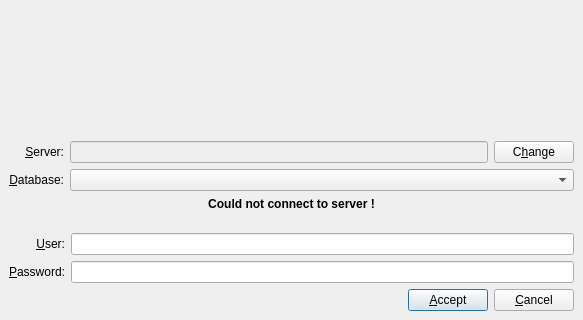
<ui version="4.0" >
 <class>LoginDialog</class>
 <widget class="QDialog" name="LoginDialog" >
  <property name="windowModality" >
   <enum>Qt::WindowModal</enum>
  </property>
  <property name="geometry" >
   <rect>
    <x>0</x>
    <y>0</y>
    <width>583</width>
    <height>320</height>
   </rect>
  </property>
  <property name="sizePolicy" >
   <sizepolicy vsizetype="Fixed" hsizetype="Fixed" >
    <horstretch>0</horstretch>
    <verstretch>0</verstretch>
   </sizepolicy>
  </property>
  <property name="windowTitle" >
   <string>Login</string>
  </property>
  <property name="windowIcon" >
   <iconset>
   </iconset>
  </property>
  <layout class="QVBoxLayout" >
   <property name="spacing" >
    <number>6</number>
   </property>
   <property name="margin" >
    <number>9</number>
   </property>
   <item>
    <widget class="QLabel" name="label_5" >
     <property name="text" >
      <string/>
     </property>
     <property name="pixmap" >
      <pixmap resource="common.qrc" >:/images/images/tinyerp.png</pixmap>
     </property>
     <property name="alignment" >
      <set>Qt::AlignCenter</set>
     </property>
    </widget>
   </item>
   <item>
    <spacer>
     <property name="orientation" >
      <enum>Qt::Vertical</enum>
     </property>
     <property name="sizeHint" stdset="0" >
      <size>
       <width>20</width>
       <height>16</height>
      </size>
     </property>
    </spacer>
   </item>
   <item>
    <layout class="QGridLayout" >
     <property name="margin" >
      <number>0</number>
     </property>
     <property name="spacing" >
      <number>6</number>
     </property>
     <item row="0" column="1" >
      <widget class="QLineEdit" name="uiServer" >
       <property name="enabled" >
        <bool>false</bool>
       </property>
       <property name="focusPolicy" >
        <enum>Qt::NoFocus</enum>
       </property>
       <property name="readOnly" >
        <bool>true</bool>
       </property>
      </widget>
     </item>
     <item row="1" column="1" colspan="2" >
      <widget class="QComboBox" name="uiDatabase" />
     </item>
     <item row="1" column="0" >
      <widget class="QLabel" name="label_2" >
       <property name="text" >
        <string>&amp;Database:</string>
       </property>
       <property name="alignment" >
        <set>Qt::AlignRight|Qt::AlignTrailing|Qt::AlignVCenter</set>
       </property>
       <property name="buddy" >
        <cstring>uiDatabase</cstring>
       </property>
      </widget>
     </item>
     <item row="0" column="2" >
      <widget class="QPushButton" name="pushChange" >
       <property name="text" >
        <string>C&amp;hange</string>
       </property>
       <property name="icon" >
        <iconset resource="common.qrc" >
         <normaloff>:/images/images/configure.png</normaloff>:/images/images/configure.png</iconset>
       </property>
      </widget>
     </item>
     <item row="0" column="0" >
      <widget class="QLabel" name="label" >
       <property name="text" >
        <string>&amp;Server:</string>
       </property>
       <property name="alignment" >
        <set>Qt::AlignRight|Qt::AlignTrailing|Qt::AlignVCenter</set>
       </property>
       <property name="buddy" >
        <cstring>pushChange</cstring>
       </property>
      </widget>
     </item>
    </layout>
   </item>
   <item>
    <widget class="QLabel" name="uiNoConnection" >
     <property name="text" >
      <string>&lt;b>Could not connect to server !&lt;/b></string>
     </property>
     <property name="alignment" >
      <set>Qt::AlignCenter</set>
     </property>
    </widget>
   </item>
   <item>
    <spacer>
     <property name="orientation" >
      <enum>Qt::Vertical</enum>
     </property>
     <property name="sizeType" >
      <enum>QSizePolicy::Minimum</enum>
     </property>
     <property name="sizeHint" stdset="0" >
      <size>
       <width>382</width>
       <height>16</height>
      </size>
     </property>
    </spacer>
   </item>
   <item>
    <layout class="QGridLayout" >
     <property name="margin" >
      <number>0</number>
     </property>
     <property name="spacing" >
      <number>6</number>
     </property>
     <item row="0" column="1" >
      <widget class="QLineEdit" name="uiUserName" />
     </item>
     <item row="1" column="0" >
      <widget class="QLabel" name="label_4" >
       <property name="sizePolicy" >
        <sizepolicy vsizetype="Fixed" hsizetype="Preferred" >
         <horstretch>0</horstretch>
         <verstretch>0</verstretch>
        </sizepolicy>
       </property>
       <property name="text" >
        <string>&amp;Password:</string>
       </property>
       <property name="alignment" >
        <set>Qt::AlignRight|Qt::AlignTrailing|Qt::AlignVCenter</set>
       </property>
       <property name="buddy" >
        <cstring>uiPassword</cstring>
       </property>
      </widget>
     </item>
     <item row="1" column="1" >
      <widget class="QLineEdit" name="uiPassword" >
       <property name="echoMode" >
        <enum>QLineEdit::Password</enum>
       </property>
      </widget>
     </item>
     <item row="0" column="0" >
      <widget class="QLabel" name="label_3" >
       <property name="sizePolicy" >
        <sizepolicy vsizetype="Fixed" hsizetype="Preferred" >
         <horstretch>0</horstretch>
         <verstretch>0</verstretch>
        </sizepolicy>
       </property>
       <property name="text" >
        <string>&amp;User:</string>
       </property>
       <property name="alignment" >
        <set>Qt::AlignRight|Qt::AlignTrailing|Qt::AlignVCenter</set>
       </property>
       <property name="buddy" >
        <cstring>uiUserName</cstring>
       </property>
      </widget>
     </item>
    </layout>
   </item>
   <item>
    <layout class="QHBoxLayout" >
     <property name="spacing" >
      <number>6</number>
     </property>
     <property name="margin" >
      <number>0</number>
     </property>
     <item>
      <spacer>
       <property name="orientation" >
        <enum>Qt::Horizontal</enum>
       </property>
       <property name="sizeHint" stdset="0" >
        <size>
         <width>40</width>
         <height>20</height>
        </size>
       </property>
      </spacer>
     </item>
     <item>
      <widget class="QPushButton" name="pushAccept" >
       <property name="text" >
        <string>&amp;Accept</string>
       </property>
       <property name="icon" >
        <iconset resource="common.qrc" >
         <normaloff>:/images/images/ok.png</normaloff>:/images/images/ok.png</iconset>
       </property>
       <property name="default" >
        <bool>true</bool>
       </property>
      </widget>
     </item>
     <item>
      <widget class="QPushButton" name="pushCancel" >
       <property name="text" >
        <string>&amp;Cancel</string>
       </property>
       <property name="icon" >
        <iconset resource="common.qrc" >
         <normaloff>:/images/images/cancel.png</normaloff>:/images/images/cancel.png</iconset>
       </property>
      </widget>
     </item>
    </layout>
   </item>
  </layout>
 </widget>
 <tabstops>
  <tabstop>uiPassword</tabstop>
  <tabstop>pushAccept</tabstop>
  <tabstop>pushCancel</tabstop>
  <tabstop>pushChange</tabstop>
  <tabstop>uiDatabase</tabstop>
  <tabstop>uiUserName</tabstop>
 </tabstops>
 <resources>
  <include location="common.qrc" />
 </resources>
 <connections/>
</ui>
